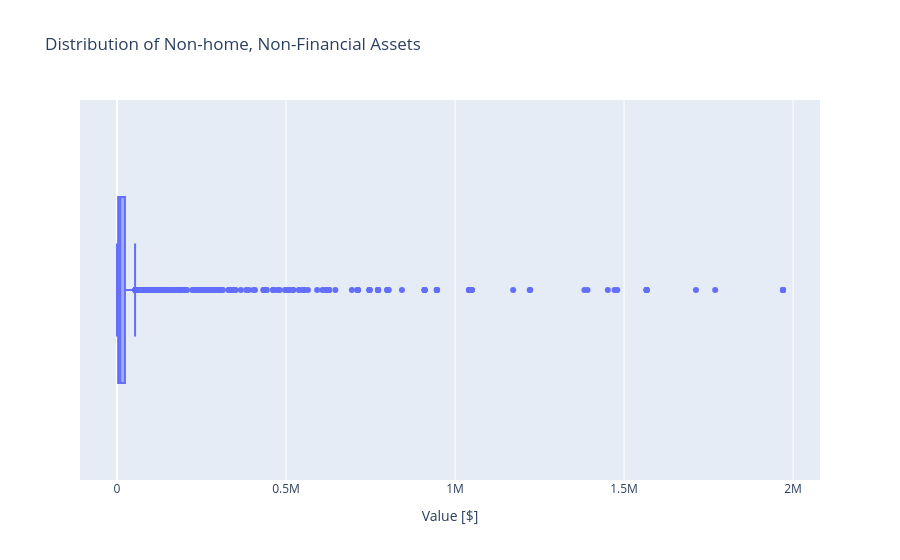

Here is the notebook cell this chart was saved with:
### Markdown cell above
📊 Notice that the leaders are almost all wealth/asset features with huge raw
variances. Before trusting this ranking, you should ask whether a handful of
extreme households are inflating it — which the next box plot investigates.

Now box-plot the `NHNFIN` feature to inspect its distribution and reveal whether
outliers are inflating its variance.

**Code 6.3.4.3**:

### Code cell
# Create boxplot to examine distribution
fig = px.box(
    data_frame=df,
    x="NHNFIN",
    title="Distribution of Non-home, Non-Financial Assets"
)
fig.update_layout(xaxis_title="Value [$]")
fig.show()

### Figure 1 — Plotly figure (JSON) as saved in the notebook; plotly's stock layout.template omitted (floating-point values rounded to 4 significant figures; data arrays with more than 128 entries replaced by an {"elided": "..."} marker saying what was removed)
{"data": [{"alignmentgroup": "True", "hovertemplate": "NHNFIN=%{x}<extra></extra>", "legendgroup": "", "marker": {"color": "#636efa"}, "name": "", "notched": false, "offsetgroup": "", "orientation": "h", "showlegend": false, "type": "box", "x": {"elided": "4418 float values"}, "x0": " ", "xaxis": "x", "y0": " ", "yaxis": "y"}], "layout": {"boxmode": "group", "legend": {"tracegroupgap": 0}, "title": {"text": "Distribution of Non-home, Non-Financial Assets"}, "xaxis": {"anchor": "y", "domain": [0, 1], "title": {"text": "Value [$]"}}, "yaxis": {"anchor": "x", "domain": [0, 1]}}}
